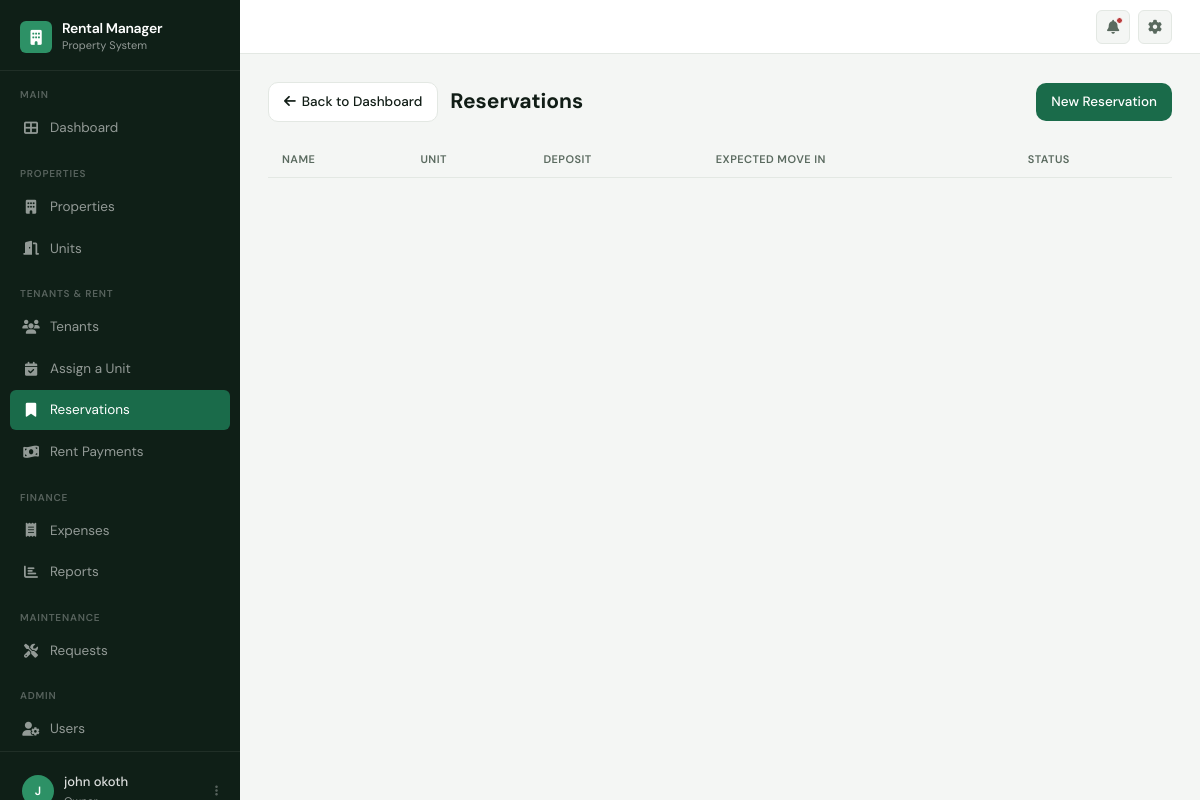
Before: /tenants/reservations/ (signed in) with the older database file.
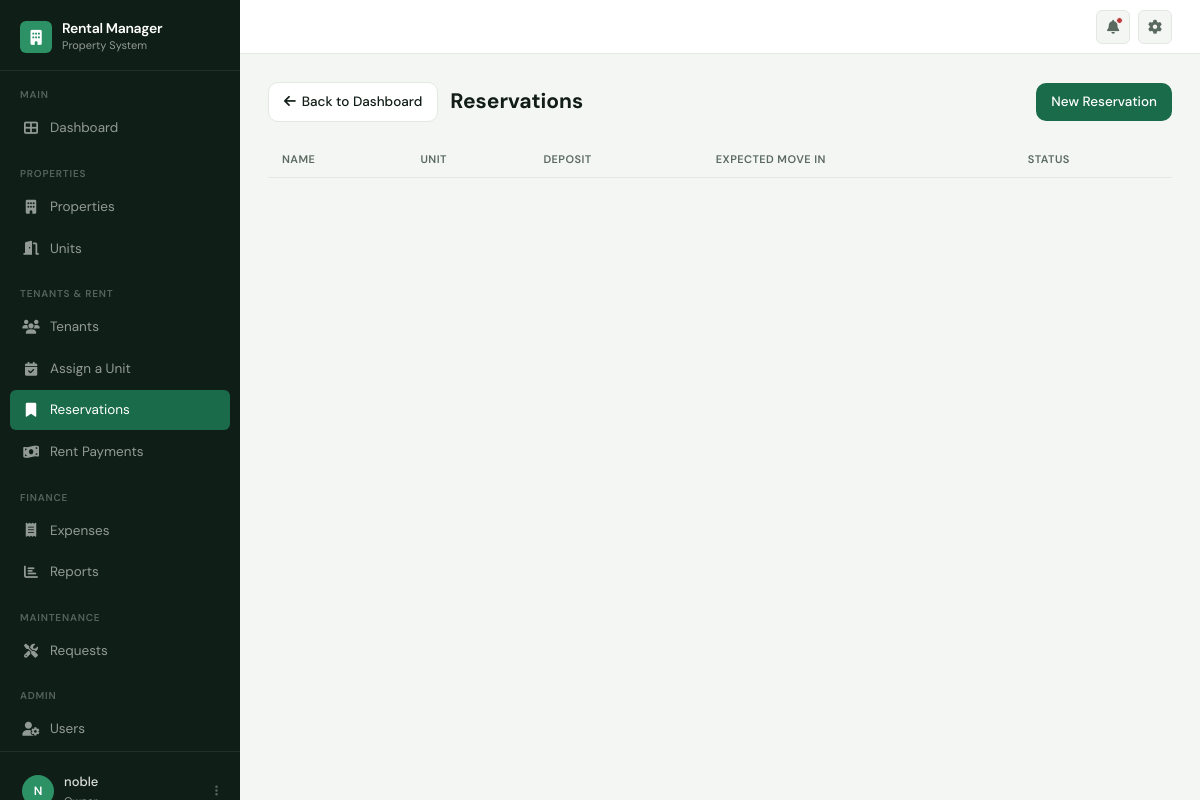
After: the same page with the newer database file.
### accounts/models.py (models this page shows, shortened)
class User(AbstractUser):
    OWNER = 'OWNER'
    MANAGER = 'MANAGER'
    CARETAKER = 'CARETAKER'
    ROLE_CHOICES = [
        (OWNER, 'Owner'),
        (MANAGER, 'Manager'),
        (CARETAKER, 'Caretaker'),
    ]
    phone_number = models.CharField(max_length=15, unique=True)
    role = models.CharField(max_length=20, choices=ROLE_CHOICES, default=CARETAKER)
    created_at = models.DateTimeField(auto_now_add=True)
    updated_at = models.DateTimeField(auto_now=True)

### tenants/views.py (the view)
# urls.py: path('reservations/', views.reservation_list, name='reservation_list'),
def reservation_list(request):
    reservations = Reservation.objects.all()
    return render(request, 'tenants/reservation_list.html', {'reservations': reservations})

### templates/tenants/reservation_list.html (shortened to what this page needs)
{% extends 'base.html' %}
{% block content %}
<div class="page-header">
    <div style="display:flex; gap:12px; flex-wrap:wrap; align-items:center; justify-content:space-between; width:100%;">
        <div style="display:flex; gap:12px; align-items:center; flex-wrap:wrap;">
            <a href="{% url 'dashboard' %}" class="btn btn-secondary">
                <i class="fas fa-arrow-left"></i> Back to Dashboard
            </a>
            <h2 style="margin:0;">Reservations</h2>
        </div>
        <a href="{% url 'reservation_create' %}"
           class="btn btn-primary">
            New Reservation
        </a>
    </div>
</div>
<table class="table">
    <thead>
        <tr>
            <th>Name</th>
            <th>Unit</th>
            <th>Deposit</th>
            <th>Expected Move In</th>
            <th>Status</th>
        </tr>
    </thead>
</table>
{% endblock %}

### templates/base.html (shortened to what the changed rows need)
<!DOCTYPE html>
<html lang="en">
{% load static %}
<head>
  <link rel="stylesheet" href="https://cdnjs.cloudflare.com/ajax/libs/font-awesome/6.4.0/css/all.min.css">
  <link rel="stylesheet" href="{% static 'styles/main.css' %}">
</head>
<body>
{% if user.is_authenticated %}
<aside class="sidebar" id="sidebar" aria-label="Main navigation">
  <a href="{% url 'home' %}" class="sidebar-brand">
    <div class="brand-icon"><i class="fas fa-building" aria-hidden="true"></i></div>
    <div>
      <div class="brand-name">Rental Manager</div>
      <div class="brand-sub">Property System</div>
    </div>
  </a>
  <div class="sidebar-section-label">Main</div>
  <ul class="sidebar-nav">
    <li>
      <a href="{% url 'dashboard' %}"
         class="{% if request.resolver_match.url_name == 'dashboard' %}active{% endif %}"
         aria-current="{% if request.resolver_match.url_name == 'dashboard' %}page{% endif %}">
        <i class="fas fa-th-large" aria-hidden="true"></i> Dashboard
      </a>
    </li>
  </ul>
  {% if user.role == 'OWNER' or user.role == 'MANAGER' %}
  <div class="sidebar-section-label">Properties</div>
  <ul class="sidebar-nav">
    <li>
      <a href="{% url 'property_list' %}"
         class="{% if 'property' in request.resolver_match.url_name %}active{% endif %}"
         aria-current="{% if 'property' in request.resolver_match.url_name %}page{% endif %}">
        <i class="fas fa-building" aria-hidden="true"></i> Properties
      </a>
    </li>
    <li>
      <a href="{% url 'unit_list' %}"
         class="{% if 'unit' in request.resolver_match.url_name %}active{% endif %}"
         aria-current="{% if 'unit' in request.resolver_match.url_name %}page{% endif %}">
        <i class="fas fa-door-open" aria-hidden="true"></i> Units
      </a>
    </li>
  </ul>
  {% endif %}
  <div class="sidebar-section-label">Tenants &amp; Rent</div>
  <ul class="sidebar-nav">
    <li>
      <a href="{% url 'tenant_list' %}"
         class="{% if 'tenant' in request.resolver_match.url_name %}active{% endif %}"
         aria-current="{% if 'tenant' in request.resolver_match.url_name %}page{% endif %}">
        <i class="fas fa-users" aria-hidden="true"></i> Tenants
      </a>
    </li>
    <li>
      <a href="{% url 'tenancy_list' %}"
         class="{% if 'tenancy' in request.resolver_match.url_name %}active{% endif %}"
         aria-current="{% if 'tenancy' in request.resolver_match.url_name %}page{% endif %}">
        <i class="fas fa-calendar-check" aria-hidden="true"></i> Assign a Unit
      </a>
    </li>
    <li>
      <a href="{% url 'reservation_list' %}"
         class="{% if 'reservation' in request.resolver_match.url_name %}active{% endif %}"
         aria-current="{% if 'reservation' in request.resolver_match.url_name %}page{% endif %}">
        <i class="fas fa-bookmark" aria-hidden="true"></i> Reservations
      </a>
    </li>
    <li>
      <a href=""
         class="{% if 'rent_payment' in request.resolver_match.url_name %}active{% endif %}"
         aria-current="{% if 'rent_payment' in request.resolver_match.url_name %}page{% endif %}">
        <i class="fas fa-money-bill-wave" aria-hidden="true"></i> Rent Payments
      </a>
    </li>
  </ul>
  <div class="sidebar-section-label">Finance</div>
  <ul class="sidebar-nav">
    <li>
      <a href=""
         class="{% if 'expense' in request.resolver_match.url_name %}active{% endif %}"
         aria-current="{% if 'expense' in request.resolver_match.url_name %}page{% endif %}">
        <i class="fas fa-receipt" aria-hidden="true"></i> Expenses
      </a>
    </li>
    <li>
      <a href=""
         class="{% if 'report' in request.resolver_match.url_name %}active{% endif %}"
         aria-current="{% if 'report' in request.resolver_match.url_name %}page{% endif %}">
        <i class="fas fa-chart-bar" aria-hidden="true"></i> Reports
      </a>
    </li>
  </ul>
  <div class="sidebar-section-label">Maintenance</div>
  <ul class="sidebar-nav">
    <li>
      <a href=""
         class="{% if 'maintenance' in request.resolver_match.url_name %}active{% endif %}"
         aria-current="{% if 'maintenance' in request.resolver_match.url_name %}page{% endif %}">
        <i class="fas fa-tools" aria-hidden="true"></i> Requests
      </a>
    </li>
  </ul>
  {% if user.role == 'OWNER' %}
  <div class="sidebar-section-label">Admin</div>
  <ul class="sidebar-nav">
    <li>
      <a href="{% url 'user_list' %}"
         class="{% if 'user' in request.resolver_match.url_name %}active{% endif %}"
         aria-current="{% if 'user' in request.resolver_match.url_name %}page{% endif %}">
        <i class="fas fa-user-cog" aria-hidden="true"></i> Users
      </a>
    </li>
  </ul>
  {% endif %}
  <div class="sidebar-footer">
    <div class="user-card" onclick="toggleDropdown('userDrop')" role="button" aria-haspopup="true" aria-expanded="false" tabindex="0">
      <div class="user-avatar" aria-hidden="true">
        {{ user.get_full_name|default:user.username|first|upper }}
      </div>
      <div class="user-info">
        <div class="user-name">{{ user.get_full_name|default:user.username }}</div>
        <div class="user-role">{{ user.get_role_display }}</div>
      </div>
      <i class="fas fa-ellipsis-v user-ellipsis" aria-hidden="true"></i>
    </div>
  </div>
</aside>
{% endif %}
<div class="main">
  <main class="page" id="main-content">
    {% block content %}{% endblock %}
  </main>
</div>
</body>
</html>

Changed rows visible on the page:
changed User: get_full_name|first "J" → "N"; get_full_name "john okoth" → "noble"
